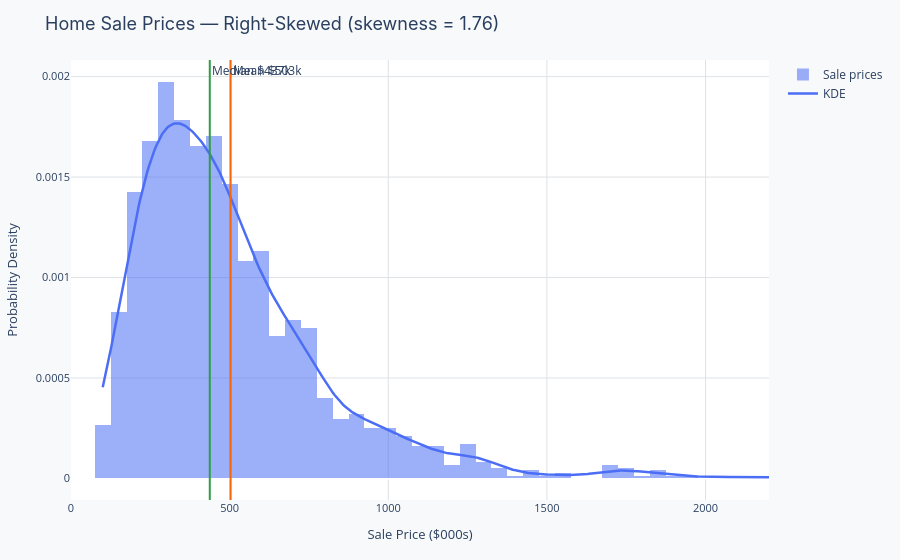

Here is the notebook cell this chart was saved with:
### Markdown cell above
---
## Real-world example: Home sale prices in a metropolitan area

Housing prices are almost universally right-skewed. Most homes sell in a moderate range, but a small number of luxury properties create a long right tail that pulls the mean well above the median, exactly the pattern we saw with income in the previous notebook.

The chart below shows simulated home sale prices for a major metro area using parameters calibrated to real 2023 market data. Notice:

- **Notice:** The bulk of sales cluster below $600k, but the distribution has a long rightward tail stretching past $2M
- **Notice:** The mean is well above the median, a concrete marker of positive skew visible directly in the chart
- **Notice:** The KDE curve is not symmetric around its peak, the right side descends more slowly than the left

> **Discussion question:** A developer is targeting the "typical" buyer. Which statistic would give a more accurate picture of what most buyers can afford, the mean sale price, the median, or the modal price range? Does the answer change depending on how you define "typical"?

### Code cell
np.random.seed(14)

# ── Simulated home prices — right-skewed lognormal (calibrated to 2023 US metro data) ──
n       = 1500
prices  = np.random.lognormal(mean=13.0, sigma=0.55, size=n)  # roughly $440k median
prices  = prices / 1000  # express in $000s
prices  = np.clip(prices, 100, 3500)

mean_p   = np.mean(prices)
median_p = np.median(prices)
skew_p   = float(stats.skew(prices))

x_kde = np.linspace(prices.min(), prices.max(), 500)
kde   = stats.gaussian_kde(prices)

fig = go.Figure()
fig.add_trace(go.Histogram(
    x=prices, nbinsx=55, histnorm="probability density",
    marker_color=PALETTE["primary"], opacity=0.55, name="Sale prices",
))
fig.add_trace(go.Scatter(
    x=x_kde, y=kde(x_kde),
    mode="lines", line=dict(color=PALETTE["primary"], width=2.5),
    name="KDE",
))
fig.add_vline(x=mean_p,   line_color=PALETTE["secondary"], line_width=2,
              annotation_text=f"Mean ${mean_p:.0f}k")
fig.add_vline(x=median_p, line_color=PALETTE["accent"], line_width=2,
              annotation_text=f"Median ${median_p:.0f}k")
layout = base_layout(
    title=f"Home Sale Prices — Right-Skewed (skewness = {skew_p:.2f})",
    xaxis_title="Sale Price ($000s)",
    yaxis_title="Probability Density",
)
layout.update(xaxis=dict(range=[0, 2200]))
fig.update_layout(layout)
fig.show()

### Figure 1 — Plotly figure (JSON) as saved in the notebook; plotly's stock layout.template omitted (floating-point values rounded to 4 significant figures; data arrays with more than 128 entries replaced by an {"elided": "..."} marker saying what was removed)
{"data": [{"histnorm": "probability density", "marker": {"color": "#4C6EF5"}, "name": "Sale prices", "nbinsx": 55, "opacity": 0.55, "type": "histogram", "x": {"elided": "1500 float values"}}, {"line": {"color": "#4C6EF5", "width": 2.5}, "mode": "lines", "name": "KDE", "type": "scatter", "x": {"elided": "500 float values"}, "y": {"elided": "500 float values"}}], "layout": {"annotations": [{"showarrow": false, "text": "Mean $503k", "x": 503.1, "xanchor": "left", "xref": "x", "y": 1, "yanchor": "top", "yref": "y domain"}, {"showarrow": false, "text": "Median $437k", "x": 437.4, "xanchor": "left", "xref": "x", "y": 1, "yanchor": "top", "yref": "y domain"}], "legend": {"font": {"size": 12}}, "margin": {"b": 60, "l": 60, "r": 30, "t": 60}, "paper_bgcolor": "#F8F9FA", "plot_bgcolor": "#FFFFFF", "shapes": [{"line": {"color": "#F76707", "width": 2}, "type": "line", "x0": 503.1, "x1": 503.1, "xref": "x", "y0": 0, "y1": 1, "yref": "y domain"}, {"line": {"color": "#2F9E44", "width": 2}, "type": "line", "x0": 437.4, "x1": 437.4, "xref": "x", "y0": 0, "y1": 1, "yref": "y domain"}], "title": {"font": {"family": "Inter, Arial, sans-serif", "size": 18}, "text": "Home Sale Prices — Right-Skewed (skewness = 1.76)"}, "xaxis": {"gridcolor": "#DEE2E6", "range": [0, 2200], "tickfont": {"size": 11}, "title": {"font": {"size": 13}, "text": "Sale Price ($000s)"}}, "yaxis": {"gridcolor": "#DEE2E6", "tickfont": {"size": 11}, "title": {"font": {"size": 13}, "text": "Probability Density"}}}}
